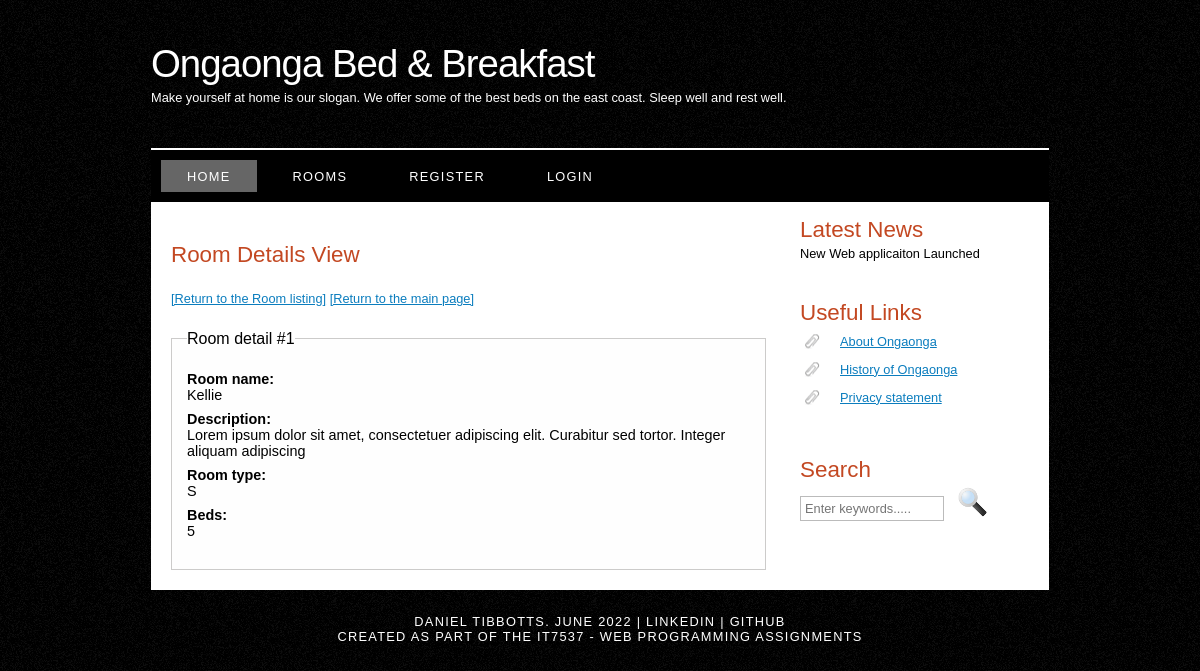
The app's page /viewroom.php?id=1 with its own data.
### tables this page shows
CREATE TABLE IF NOT EXISTS room (
  roomID int unsigned NOT NULL auto_increment,
  roomname varchar(100) NOT NULL,
  description text default NULL,
  roomtype character default 'D',  
  beds int,
  PRIMARY KEY (roomID)
) AUTO_INCREMENT=1;

### includes/utilities.php (called while the page is built, shortened)
<?php
  function clean_input($field){
    return htmlspecialchars(stripslashes(trim($field)));
  }
?>

### viewroom.php (the view, shortened to what this page needs)
<?php
  include "./components/header.php";
  include "./components/menu.php";
  include "./includes/utilities.php";
  $error_messages = array();
  try {
    $db_connection = mysqli_connect(DB_HOSTNAME, DB_USER, DB_PASSWORD, DB_DATABASE);
    try {
      if(isset($_GET['id'])){
        $id = clean_input($_GET['id']);
      } else {
        throw new Exception("Room id not provided");
      }
    } catch (Exception $ex) {
      array_push($error_messages, $ex->getMessage());
    }
    $sql = "SELECT roomID, roomname, description, roomtype, beds
            FROM room WHERE roomID=?";
    $stmt = $db_connection->prepare($sql);
    $stmt->bind_param("i", $id);
    $stmt->execute();
    $result = $stmt->get_result();
    $rowcount = mysqli_num_rows($result);
  } catch (Exception $ex) {
    mysqli_stmt_close($stmt);
    mysqli_close($db_connection);
    echo "Error: " . $ex->getMessage();
    exit;
  }
?>
<div id="site_content">
  <?php include "./components/sidebar.php"; ?>
  <div id="content">
    <h1>Room Details View</h1>
    <p>
      <a href='./listrooms.php'>[Return to the Room listing]</a>
      <a href='./index.php'>[Return to the main page]</a>
    </p>
    <?php
      if ($rowcount > 0) {
          echo "<fieldset><legend>Room detail #$id</legend><dl>";
          $row = mysqli_fetch_assoc($result);
          echo "<dt>Room name:</dt><dd>".$row['roomname']."</dd>".PHP_EOL;
          echo "<dt>Description:</dt><dd>".$row['description']."</dd>".PHP_EOL;
          echo "<dt>Room type:</dt><dd>".$row['roomtype']."</dd>".PHP_EOL;
          echo "<dt>Beds:</dt><dd>".$row['beds']."</dd>".PHP_EOL;
          echo '</dl></fieldset>'.PHP_EOL;
      } else echo "<p class='error-message'>No Room found!</p>";
    ?>
  </div>
</div>
<?php include "./components/footer.php"; ?>

### style/style.css (style rules this page uses)
html { height: 100%; }
* { margin: 0; padding: 0; }
body { font: normal 0.8em "trebuchet ms", arial, sans-serif; background: #f0efe2 url(background.png) repeat; color: #000; }
p { padding: 0 0 20px 0; line-height: 1.7em; }
h1, h2, h3, h4, h5, h6 { font: normal 175% "century gothic", arial, sans-serif; color: #000; margin: 0 0 15px 0; padding: 15px 0 5px 0; color: #c34822; }
h1 { padding-top: 40px; }
a, a:hover { outline: none; text-decoration: underline; color: rgb(11, 125, 190); }
fieldset { padding: 15px; border: solid 1px #47433f46; background-color: hsla(0, 0%, 36%, 0.007); padding-bottom: 30px; }
legend { font-size: 1rem; }
dl { font-size: 0.9rem; }
dt { font-weight: 600; margin-top: 8px; }
dd { margin-left: 0px; }
#main, #logo, #menubar, #site_content, #footer { margin-left: auto; margin-right: auto; }
#site_content { width: 854px; overflow: hidden; margin: 0 auto 0 auto; padding: 0 24px 20px 20px; background: #fff; }
#content { text-align: left; float: left; width: 595px; padding: 0; }

### records on screen
room: roomname "Kellie", description "Lorem ipsum dolor sit amet, consectetuer adipiscing elit. Curabitur sed tortor. Integer aliquam adipiscing", roomtype "S", beds "5"

### other values on screen
$id "1"
